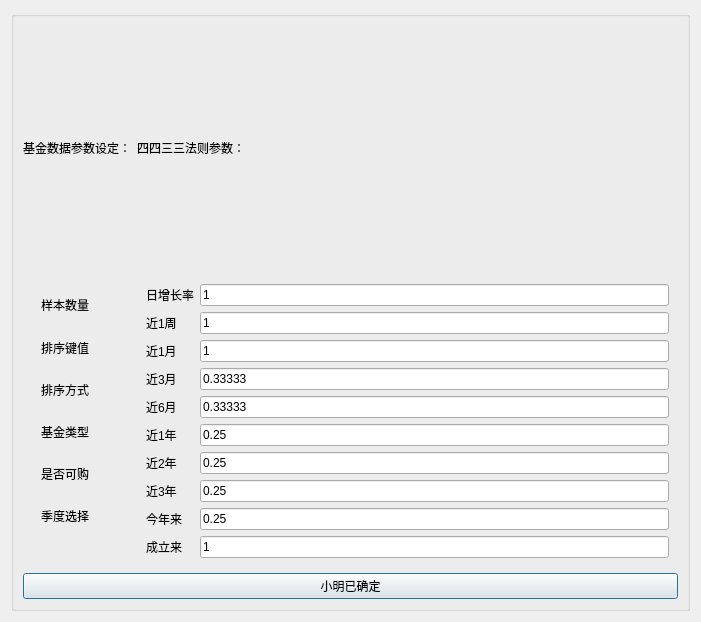
<?xml version="1.0" encoding="UTF-8"?>
<ui version="4.0">
 <author>lusongno1</author>
 <class>XMtool</class>
 <widget class="QDialog" name="XMtool">
  <property name="geometry">
   <rect>
    <x>0</x>
    <y>0</y>
    <width>701</width>
    <height>622</height>
   </rect>
  </property>
  <property name="windowTitle">
   <string>Dialog</string>
  </property>
  <property name="toolTip">
   <string>&lt;html&gt;&lt;head/&gt;&lt;body&gt;&lt;p&gt;欢迎使用小明选股软件！&lt;/p&gt;&lt;/body&gt;&lt;/html&gt;</string>
  </property>
  <property name="whatsThis">
   <string>&lt;html&gt;&lt;head/&gt;&lt;body&gt;&lt;p&gt;不认识爸爸？&lt;/p&gt;&lt;/body&gt;&lt;/html&gt;</string>
  </property>
  <layout class="QVBoxLayout" name="verticalLayout">
   <item>
    <widget class="QGroupBox" name="formGroupBox_2">
     <layout class="QGridLayout" name="gridLayout">
      <item row="0" column="0">
       <widget class="QLabel" name="label_18">
        <property name="text">
         <string>基金数据参数设定：</string>
        </property>
       </widget>
      </item>
      <item row="2" column="0" colspan="2">
       <widget class="QPushButton" name="pushButton">
        <property name="text">
         <string>小明已确定</string>
        </property>
       </widget>
      </item>
      <item row="1" column="1">
       <widget class="QFrame" name="frame">
        <layout class="QFormLayout" name="formLayout_4">
         <item row="0" column="0">
          <widget class="QLabel" name="label">
           <property name="text">
            <string>日增长率</string>
           </property>
          </widget>
         </item>
         <item row="0" column="1">
          <widget class="QLineEdit" name="r1r">
           <property name="text">
            <string>1</string>
           </property>
          </widget>
         </item>
         <item row="1" column="0">
          <widget class="QLabel" name="label_2">
           <property name="text">
            <string>近1周</string>
           </property>
          </widget>
         </item>
         <item row="1" column="1">
          <widget class="QLineEdit" name="r1z">
           <property name="text">
            <string>1</string>
           </property>
          </widget>
         </item>
         <item row="2" column="0">
          <widget class="QLabel" name="label_3">
           <property name="text">
            <string>近1月</string>
           </property>
          </widget>
         </item>
         <item row="2" column="1">
          <widget class="QLineEdit" name="r1y">
           <property name="text">
            <string>1</string>
           </property>
          </widget>
         </item>
         <item row="3" column="0">
          <widget class="QLabel" name="label_4">
           <property name="text">
            <string>近3月</string>
           </property>
          </widget>
         </item>
         <item row="3" column="1">
          <widget class="QLineEdit" name="r3y">
           <property name="text">
            <string>0.33333</string>
           </property>
          </widget>
         </item>
         <item row="4" column="0">
          <widget class="QLabel" name="label_5">
           <property name="text">
            <string>近6月</string>
           </property>
          </widget>
         </item>
         <item row="4" column="1">
          <widget class="QLineEdit" name="r6y">
           <property name="text">
            <string>0.33333</string>
           </property>
          </widget>
         </item>
         <item row="5" column="0">
          <widget class="QLabel" name="label_6">
           <property name="text">
            <string>近1年</string>
           </property>
          </widget>
         </item>
         <item row="5" column="1">
          <widget class="QLineEdit" name="r1n">
           <property name="text">
            <string>0.25</string>
           </property>
          </widget>
         </item>
         <item row="6" column="0">
          <widget class="QLabel" name="label_7">
           <property name="text">
            <string>近2年</string>
           </property>
          </widget>
         </item>
         <item row="6" column="1">
          <widget class="QLineEdit" name="r2n">
           <property name="text">
            <string>0.25</string>
           </property>
          </widget>
         </item>
         <item row="7" column="0">
          <widget class="QLabel" name="label_8">
           <property name="text">
            <string>近3年</string>
           </property>
          </widget>
         </item>
         <item row="7" column="1">
          <widget class="QLineEdit" name="r3n">
           <property name="text">
            <string>0.25</string>
           </property>
          </widget>
         </item>
         <item row="8" column="0">
          <widget class="QLabel" name="label_9">
           <property name="text">
            <string>今年来</string>
           </property>
          </widget>
         </item>
         <item row="8" column="1">
          <widget class="QLineEdit" name="rjnl">
           <property name="text">
            <string>0.25</string>
           </property>
          </widget>
         </item>
         <item row="9" column="0">
          <widget class="QLabel" name="label_10">
           <property name="text">
            <string>成立来</string>
           </property>
          </widget>
         </item>
         <item row="9" column="1">
          <widget class="QLineEdit" name="rcll">
           <property name="text">
            <string>1</string>
           </property>
          </widget>
         </item>
        </layout>
       </widget>
      </item>
      <item row="1" column="0">
       <widget class="QFrame" name="frame_2">
        <widget class="QLabel" name="label_11">
         <property name="geometry">
          <rect>
           <x>18</x>
           <y>18</y>
           <width>96</width>
           <height>24</height>
          </rect>
         </property>
         <property name="text">
          <string>样本数量</string>
         </property>
        </widget>
        <widget class="QLabel" name="label_12">
         <property name="geometry">
          <rect>
           <x>18</x>
           <y>61</y>
           <width>96</width>
           <height>24</height>
          </rect>
         </property>
         <property name="text">
          <string>排序键值</string>
         </property>
        </widget>
        <widget class="QComboBox" name="sc">
         <property name="geometry">
          <rect>
           <x>126</x>
           <y>61</y>
           <width>91</width>
           <height>30</height>
          </rect>
         </property>
         <item>
          <property name="text">
           <string>6yzf</string>
          </property>
         </item>
         <item>
          <property name="text">
           <string>dm</string>
          </property>
         </item>
         <item>
          <property name="text">
           <string>jc</string>
          </property>
         </item>
         <item>
          <property name="text">
           <string>jzrq</string>
          </property>
         </item>
         <item>
          <property name="text">
           <string>dwjz</string>
          </property>
         </item>
         <item>
          <property name="text">
           <string>ljjz</string>
          </property>
         </item>
         <item>
          <property name="text">
           <string>rzdf</string>
          </property>
         </item>
         <item>
          <property name="text">
           <string>zzf</string>
          </property>
         </item>
         <item>
          <property name="text">
           <string>1yzf</string>
          </property>
         </item>
         <item>
          <property name="text">
           <string>3yzf</string>
          </property>
         </item>
         <item>
          <property name="text">
           <string>1nzf</string>
          </property>
         </item>
         <item>
          <property name="text">
           <string>2nzf</string>
          </property>
         </item>
         <item>
          <property name="text">
           <string>3nzf</string>
          </property>
         </item>
         <item>
          <property name="text">
           <string>jnzf</string>
          </property>
         </item>
         <item>
          <property name="text">
           <string>lnzf</string>
          </property>
         </item>
         <item>
          <property name="text">
           <string/>
          </property>
         </item>
        </widget>
        <widget class="QLabel" name="label_13">
         <property name="geometry">
          <rect>
           <x>18</x>
           <y>103</y>
           <width>96</width>
           <height>24</height>
          </rect>
         </property>
         <property name="text">
          <string>排序方式</string>
         </property>
        </widget>
        <widget class="QComboBox" name="st">
         <property name="geometry">
          <rect>
           <x>126</x>
           <y>103</y>
           <width>90</width>
           <height>30</height>
          </rect>
         </property>
         <item>
          <property name="text">
           <string>desc</string>
          </property>
         </item>
         <item>
          <property name="text">
           <string>asc</string>
          </property>
         </item>
        </widget>
        <widget class="QLabel" name="label_14">
         <property name="geometry">
          <rect>
           <x>18</x>
           <y>145</y>
           <width>96</width>
           <height>24</height>
          </rect>
         </property>
         <property name="text">
          <string>基金类型</string>
         </property>
        </widget>
        <widget class="QComboBox" name="ft">
         <property name="geometry">
          <rect>
           <x>126</x>
           <y>145</y>
           <width>90</width>
           <height>30</height>
          </rect>
         </property>
         <item>
          <property name="text">
           <string>all</string>
          </property>
         </item>
         <item>
          <property name="text">
           <string>gp</string>
          </property>
         </item>
         <item>
          <property name="text">
           <string>hh</string>
          </property>
         </item>
         <item>
          <property name="text">
           <string>zs</string>
          </property>
         </item>
         <item>
          <property name="text">
           <string>qdii</string>
          </property>
         </item>
         <item>
          <property name="text">
           <string>zq</string>
          </property>
         </item>
         <item>
          <property name="text">
           <string>lof</string>
          </property>
         </item>
         <item>
          <property name="text">
           <string>fof</string>
          </property>
         </item>
        </widget>
        <widget class="QLabel" name="label_15">
         <property name="geometry">
          <rect>
           <x>18</x>
           <y>187</y>
           <width>96</width>
           <height>24</height>
          </rect>
         </property>
         <property name="text">
          <string>是否可购</string>
         </property>
        </widget>
        <widget class="QComboBox" name="dx">
         <property name="geometry">
          <rect>
           <x>126</x>
           <y>187</y>
           <width>55</width>
           <height>30</height>
          </rect>
         </property>
         <item>
          <property name="text">
           <string>1</string>
          </property>
         </item>
         <item>
          <property name="text">
           <string>0</string>
          </property>
         </item>
        </widget>
        <widget class="QLabel" name="label_16">
         <property name="geometry">
          <rect>
           <x>18</x>
           <y>229</y>
           <width>96</width>
           <height>24</height>
          </rect>
         </property>
         <property name="text">
          <string>季度选择</string>
         </property>
        </widget>
        <widget class="QComboBox" name="season">
         <property name="geometry">
          <rect>
           <x>126</x>
           <y>229</y>
           <width>56</width>
           <height>30</height>
          </rect>
         </property>
         <item>
          <property name="text">
           <string>1</string>
          </property>
         </item>
         <item>
          <property name="text">
           <string>2</string>
          </property>
         </item>
         <item>
          <property name="text">
           <string>3</string>
          </property>
         </item>
         <item>
          <property name="text">
           <string>4</string>
          </property>
         </item>
        </widget>
        <widget class="QLineEdit" name="sample">
         <property name="geometry">
          <rect>
           <x>126</x>
           <y>18</y>
           <width>151</width>
           <height>30</height>
          </rect>
         </property>
         <property name="text">
          <string>15000</string>
         </property>
        </widget>
       </widget>
      </item>
      <item row="0" column="1">
       <widget class="QLabel" name="label_17">
        <property name="text">
         <string>四四三三法则参数：</string>
        </property>
       </widget>
      </item>
     </layout>
     <zorder>frame</zorder>
     <zorder>frame_2</zorder>
     <zorder>label_18</zorder>
     <zorder>label_17</zorder>
     <zorder>pushButton</zorder>
    </widget>
   </item>
  </layout>
 </widget>
 <resources/>
 <connections>
  <connection>
   <sender>pushButton</sender>
   <signal>clicked()</signal>
   <receiver>XMtool</receiver>
   <slot>accept()</slot>
   <hints>
    <hint type="sourcelabel">
     <x>192</x>
     <y>572</y>
    </hint>
    <hint type="destinationlabel">
     <x>190</x>
     <y>617</y>
    </hint>
   </hints>
  </connection>
 </connections>
</ui>
